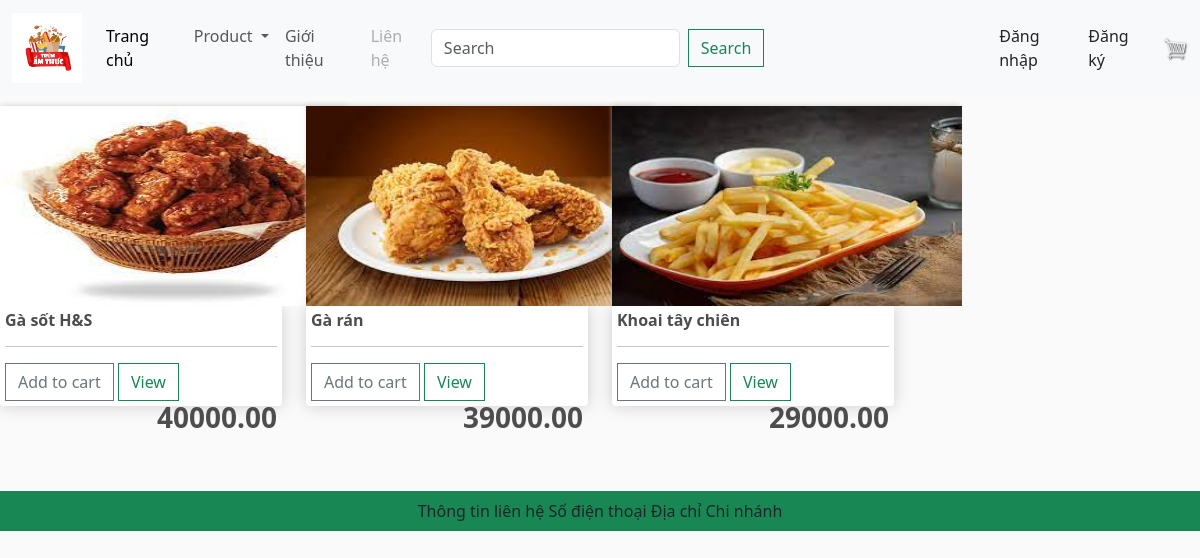
Screenshot of /category/?category=food with the database file from the repository.
### app/models.py (models this page shows, shortened)
class Product(models.Model):
    category = models.ManyToManyField(Category,related_name='product')
    name = models.CharField(max_length=200,null=True)
    price = models.FloatField()
    digital = models.BooleanField(default=False,null=True,blank=False)
    image = models.ImageField(null=True,blank=True)
    @property
    def ImageURL(self):
        try:
            url = self.image.url
        except:
            url = ''
        return url

### app/views.py (the view)
# urls.py: path('category/', views.category, name="category"),
def category(request):
    categories = Category.objects.filter(is_sub = False)
    active_category = request.GET.get('category','')
    if active_category:
        products = Product.objects.filter(category__slug = active_category)
    if request.user.is_authenticated:
        customer = request.user
        order, created = Order.objects.get_or_create(customer=customer,complete=False)
        items = order.orderitem_set.all()
        cartItems = order.get_cart_items
        user_not_login = "hidden"
        user_login = "show"
    else:
        items = []
        order = {'get_cart_items':0,'get_cart_totalprice':0}
        cartItems = order['get_cart_items']
        user_not_login = "show"
        user_login = "hidden"
    context  = {'categories':categories, 'products' : products,'active_category':active_category,'cartItems':cartItems,'user_not_login':user_not_login,'user_login':user_login}
    return render(request,'app/category.html',context)

### app/templates/app/category.html (shortened to what this page needs)
{% extends "app/base.html" %}
{% load static %}
        {% block search %}
        <div class="row">
            {%for product in products %}
            <div class ="col-lg-3">
              <img class ="thumbnail" src ="{{product.ImageURL}}">
              <div class="box-element product">
                <h6><strong>{{product.name}}</strong></h6>
                <hr>
                <button data-product={{product.id}} data-action="add" class="btn btn-outline-secondary add-btn update-cart">Add to cart</button>
                <a class="btn btn-outline-success" href="#">View</a>
                <h3 style="display: inline-block; float: right"><strong>{{product.price | floatformat:2}}</strong></h3>
              </div>
            </div>
            {% endfor %}
          </div>
        {% endblock search %}

### app/static/app/css/main.css (style rules this page uses)
body { background-color: hsl(0, 0%, 98%); }
h1,h2,h3,h4,h5,h6 { color:hsl(0, 0%, 30%); }
.box-element { box-shadow:hsl(0, 0%, 80%) 0 0 16px; background-color: #fff; border-radius: 4px; padding: 5px; }
.thumbnail { width: 350px; height:200px; -webkit-box-shadow: -1px -3px 5px -2px rgba(214,214,214,1); -moz-box-shadow: -1px -3px 5px -2px rgba(214,214,214,1); box-shadow: -1px -3px 5px -2px rgba(214,214,214,1); }
.product { border-radius: 0 0 4px 4px; }
.col-lg-3, .col-lg-4, .col-lg-6, .col-lg-8, .col-lg-12 { margin-top: 10px; }
.btn { border-radius: 0; }

### rows the page displays
Product: ImageURL (picture), name "Gà sốt H&S", price "40000.00"
Product: ImageURL (picture), name "Gà rán", price "39000.00"
Product: ImageURL (picture), name "Khoai tây chiên", price "29000.00"
